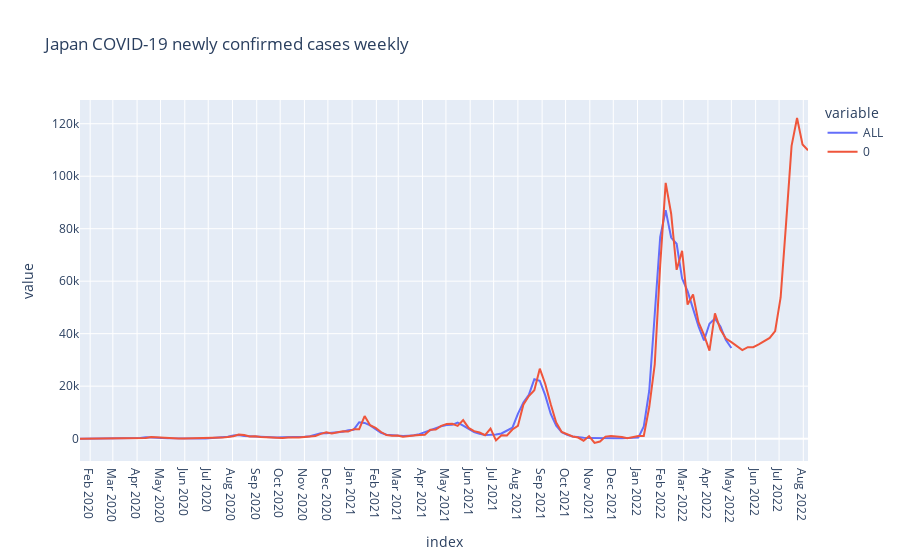

Source (notebook cell):
### Code cell
ts_forecast = result_all.predict(start=df_gr.index[0], end=df_gr.index[-1]+relativedelta(months=3))

temp_df = df_gr.ALL.to_frame()
temp_df = pd.concat([temp_df, ts_forecast])
fig = px.line(temp_df, title='Japan COVID-19 newly confirmed cases weekly')
fig.update_layout({
    'xaxis': {
        'dtick': 'M1'
    }
})
fig.show()

### Figure 1 — Plotly figure (JSON) as saved in the notebook; plotly's stock layout.template omitted (floating-point values rounded to 4 significant figures; data arrays with more than 128 entries replaced by an {"elided": "..."} marker saying what was removed)
{"data": [{"hovertemplate": "variable=ALL<br>index=%{x}<br>value=%{y}<extra></extra>", "legendgroup": "ALL", "line": {"color": "#636efa", "dash": "solid"}, "marker": {"symbol": "circle"}, "mode": "lines", "name": "ALL", "orientation": "v", "showlegend": true, "type": "scatter", "x": {"elided": "254 str values"}, "xaxis": "x", "y": {"elided": "254 float values"}, "yaxis": "y"}, {"hovertemplate": "variable=0<br>index=%{x}<br>value=%{y}<extra></extra>", "legendgroup": "0", "line": {"color": "#EF553B", "dash": "solid"}, "marker": {"symbol": "circle"}, "mode": "lines", "name": "0", "orientation": "v", "showlegend": true, "type": "scatter", "x": {"elided": "254 str values"}, "xaxis": "x", "y": {"elided": "254 float values"}, "yaxis": "y"}], "layout": {"autosize": true, "legend": {"title": {"text": "variable"}, "tracegroupgap": 0}, "title": {"text": "Japan COVID-19 newly confirmed cases weekly"}, "xaxis": {"anchor": "y", "autorange": true, "domain": [0, 1], "dtick": "M1", "range": ["2020-01-19", "2022-08-07"], "title": {"text": "index"}, "type": "date"}, "yaxis": {"anchor": "x", "autorange": true, "domain": [0, 1], "range": [-8520.0, 129000.0], "title": {"text": "value"}, "type": "linear"}}}
